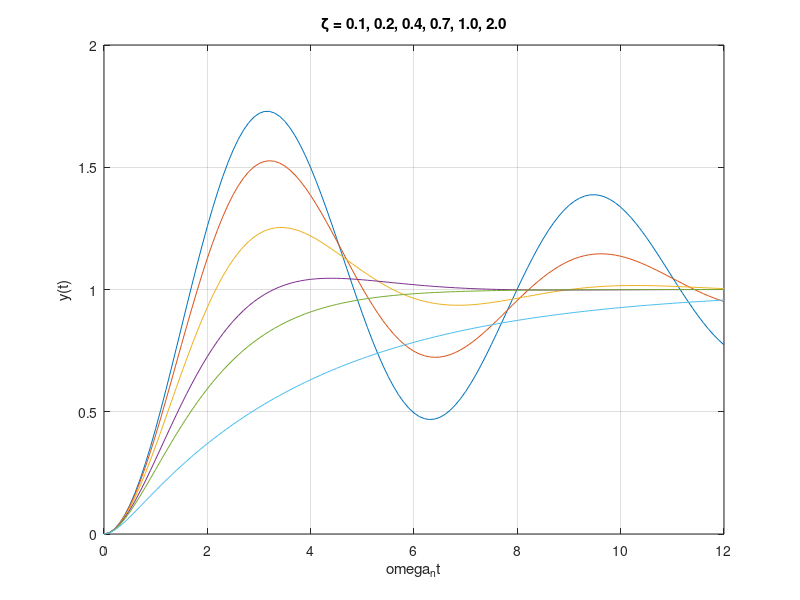

Here is the MATLAB script that generated this plot:
t = [0:0.1:12]; num = [1]; 
zeta1 = 0.1; den1 = [1 2*zeta1 1]; sys1 = tf(num, den1);
zeta2 = 0.2; den2 = [1 2*zeta2 1]; sys2 = tf(num, den2);
zeta3 = 0.4; den3 = [1 2*zeta3 1]; sys3 = tf(num, den3);
zeta4 = 0.7; den4 = [1 2*zeta4 1]; sys4 = tf(num, den4);
zeta5 = 1.0; den5 = [1 2*zeta5 1]; sys5 = tf(num, den5);
zeta6 = 2.0; den6 = [1 2*zeta6 1]; sys6 = tf(num, den6);

[y1, T1] = step(sys1, t); [y2, T2] = step(sys2, t);
[y3, T3] = step(sys3, t); [y4, T4] = step(sys4, t);
[y5, T5] = step(sys5, t); [y6, T6] = step(sys6, t);

plot(T1, y1, T2, y2, T3, y3, T4, y4, T5, y5, T6, y6)
xlabel('omega_nt'), ylabel('y(t)')
title('\zeta = 0.1, 0.2, 0.4, 0.7, 1.0, 2.0'), grid